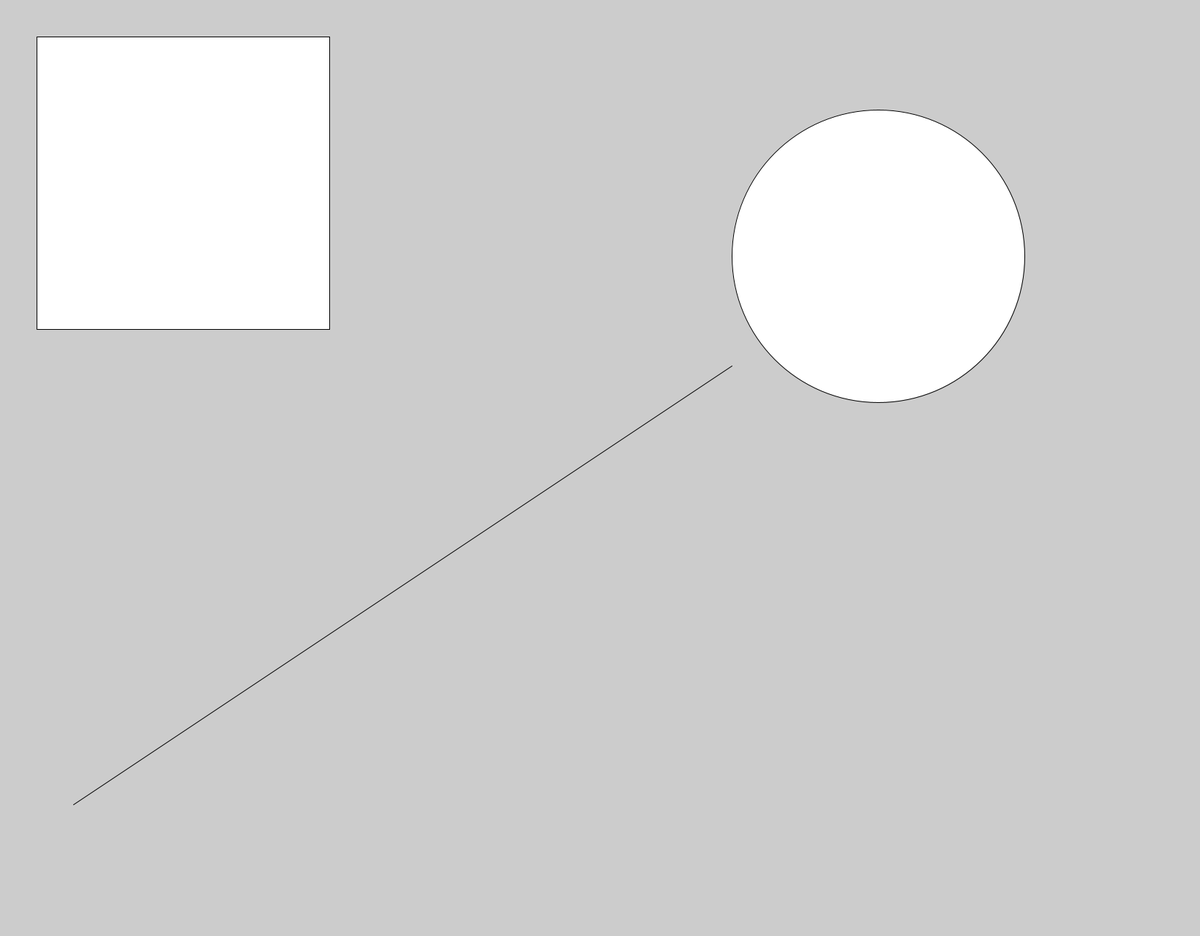
Frame 1 (no input)
Frame 60 (the mouse pressed at the canvas centre just before this capture): identical to frame 1, image omitted
Frame 120 (the mouse held since frame 60 and released just before this capture): identical to frame 1, image omitted

The Processing sketch that drew this single still picture (run headless with seeded random() and noise(); from frame 60 on, the mouse is pressed at the canvas centre):

// Processing sketch: S2_Drawing_Basic_Shapes
// ── S2_Drawing_Basic_Shapes.pde
/*
   Blake Seekings
   8/27/2021
    
   This tutorial will look at how to draw different shapes to the canvas. 
*/



/*  When we want to draw something to the canvas, we can use a variety of built-in methods
which do most of the heavy lifting for us. The 3 most simple and useful of these methods are:

    * rect(x,y,width,height) : Draws a rectangle at (x,y) with with a certain width and height
          
          x -> x-coordinate of the rectangle
          y -> y-coordinate of the rectangle
      width -> Pixel length of the rectangle base
     height -> Pixel length of the rectangle sides
     
       NOTE: By default, rectangles will be drawn with the x,y determining the position of the TOP-LEFT corner
             of the rectangle and not the center of it. This can be changed with the rectMode() method.
    
    * ellipse(x,y,width,height) : Draws an ellipse centered at (x,y) with with a certain width and height
    
          x -> x-coordinate of the ellipse center
          y -> y-coordinate of the ellipse center
      width -> Pixel length of the ellipses base diameter
     height -> Pixel length of the ellipses height diameter
     
       NOTE: In contrast to how rectangles are drawn, the x,y for the ellipse method determines the CENTER
             of the ellipse.
    
    * line(x1,y1,x2,y2) : Draws a line between 2 points
    
          x1 -> x-coordinate of the first point
          y1 -> y-coordinate of the first point
          x2 -> x-coordinate of the second point
          y2 -> y-coordinate of the second point


    Play around with the methods below to change the size and position of the shapes
    
*/

public void setup() {
  size(1640,1280); // Define the canvas to be 1640 pixels wide and 1280 pixels high
  
  
  rect(50,50,400,400); // Draw a rectangle starting at pixel (50,50) with a base of 400 and height of 400
  
  ellipse(1200,350,400,400); // Draw an ellipse with center (1200,350) with base diameter 400 and height diameter 400
  
  line(100,1100,1000,500); // Draw a line from point (100,1100) to point (1000,500)
  
  
}


public void draw() {}
